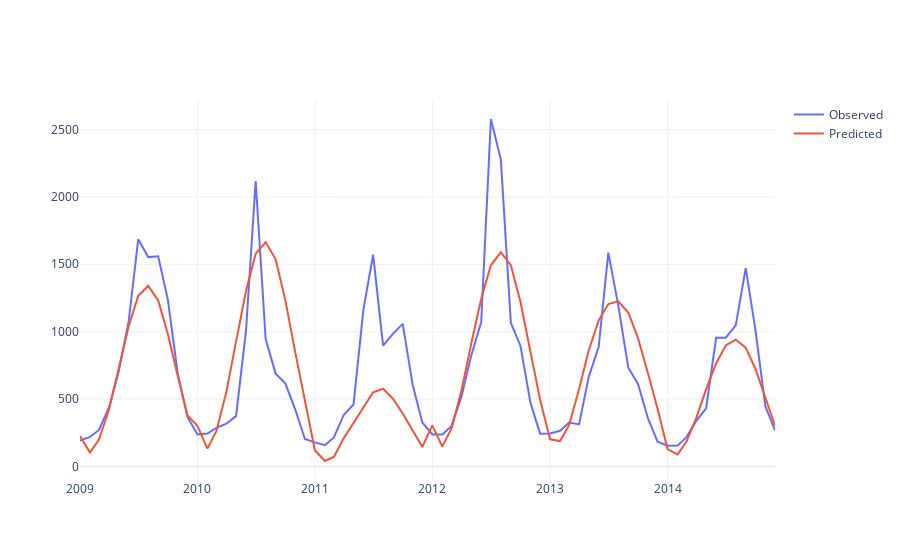
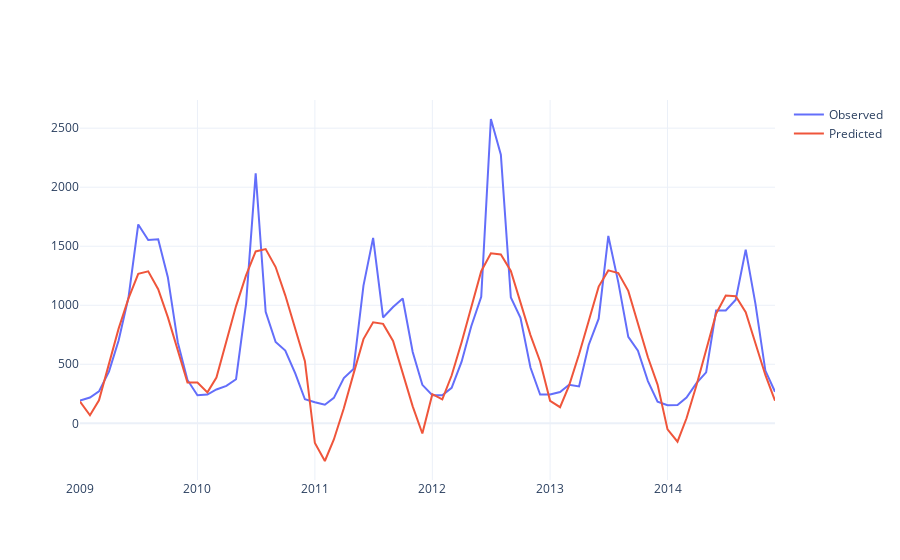

Source (notebook cell) for these figures, in order:
### Code cell
modes = [
    'multiplicative',
    'additive'
]
for mode in modes:
    val_years = np.arange(2009,2015)
    test_pred = pd.DataFrame()
    test_obs = df.loc["2009-01-01":"2014-12-31",:]
    train_r2_list = []
    for year in val_years:
        train = df.loc[:"{}-12-31".format(year-1),:]
        test = df.loc["{}-01-01".format(year):"{}-12-31".format(year),:]
        decomposition = seasonal_decompose(train['flow(m^3/s)'], model=mode, period=12,extrapolate_trend=1)
        trend = decomposition.trend
        seasonal = decomposition.seasonal
        residual = decomposition.resid
    
        # fit the ARIMA model to the trend component
        model = pm.auto_arima(trend, seasonal=False, trace=True,
                          error_action='ignore',  
                            suppress_warnings=True, 
                            stepwise=True)
        model.summary()
        train_trend_pred = model.predict_in_sample()
        test_trend_pred = model.predict(n_periods=len(test))
        # fit the ARIMA model to the seasonal component
        model = pm.auto_arima(seasonal, seasonal=True, trace=True,
                          error_action='ignore',  
                            suppress_warnings=True, 
                            stepwise=True)
        model.summary()
        train_seasonal_pred = model.predict_in_sample()
        test_seasonal_pred = model.predict(n_periods=len(test))
        # fit the ARIMA model to the residual component
        model = pm.auto_arima(residual, seasonal=False, trace=True,
                          error_action='ignore',  
                          suppress_warnings=True, 
                          stepwise=True)
        model.summary()
        train_residual_pred = model.predict_in_sample()
        test_residual_pred = model.predict(n_periods=len(test))
        # combine the trend, seasonal, and residual components
        if mode == 'multiplicative':
            train_pred_year = train_trend_pred * train_seasonal_pred * train_residual_pred
            test_pred_year = test_trend_pred * test_seasonal_pred * test_residual_pred
        else:
            train_pred_year = train_trend_pred + train_seasonal_pred + train_residual_pred
            test_pred_year = test_trend_pred + test_seasonal_pred + test_residual_pred

        train_pred_year.index = train.index
        train_pred_year.name = "SimFlow(m^3/s)"
        train_result = pd.concat([train,train_pred_year],axis=1)
        train_result.to_csv(f'../result/ARIMAPredData/seasonal_decompose_{mode}_arima_train_sim_{hydro_station}_before_{year}.csv')
        train_r2 = r2_score(train['flow(m^3/s)'], train_pred_year)
        train_r2_list.append(train_r2)
        test_pred_year.index = test.index
        test_pred_year.name = "flow(m^3/s)"
        test_pred = pd.concat([test_pred,test_pred_year])

    print(sum(train_r2_list)/len(train_r2_list))
    print(test_pred)
    print(r2_score(test_obs,test_pred)) # 0.6934 multiplicative;0.5988 additive
    test_pred.index.name = 'date'
    test_pred.to_csv(f'../result/ARIMAPredData/seasonal_decompose_{mode}_arima_pred_{hydro_station}_2009_2014.csv')

    # visualize the results using plotly
    fig = go.Figure()
    fig.add_trace(go.Scatter(x=test_obs.index, y=test_obs['flow(m^3/s)'], mode='lines', name='Observed'))
    fig.add_trace(go.Scatter(x=test_pred.index, y=test_pred['flow(m^3/s)'], mode='lines', name='Predicted'))
    fig.show()
